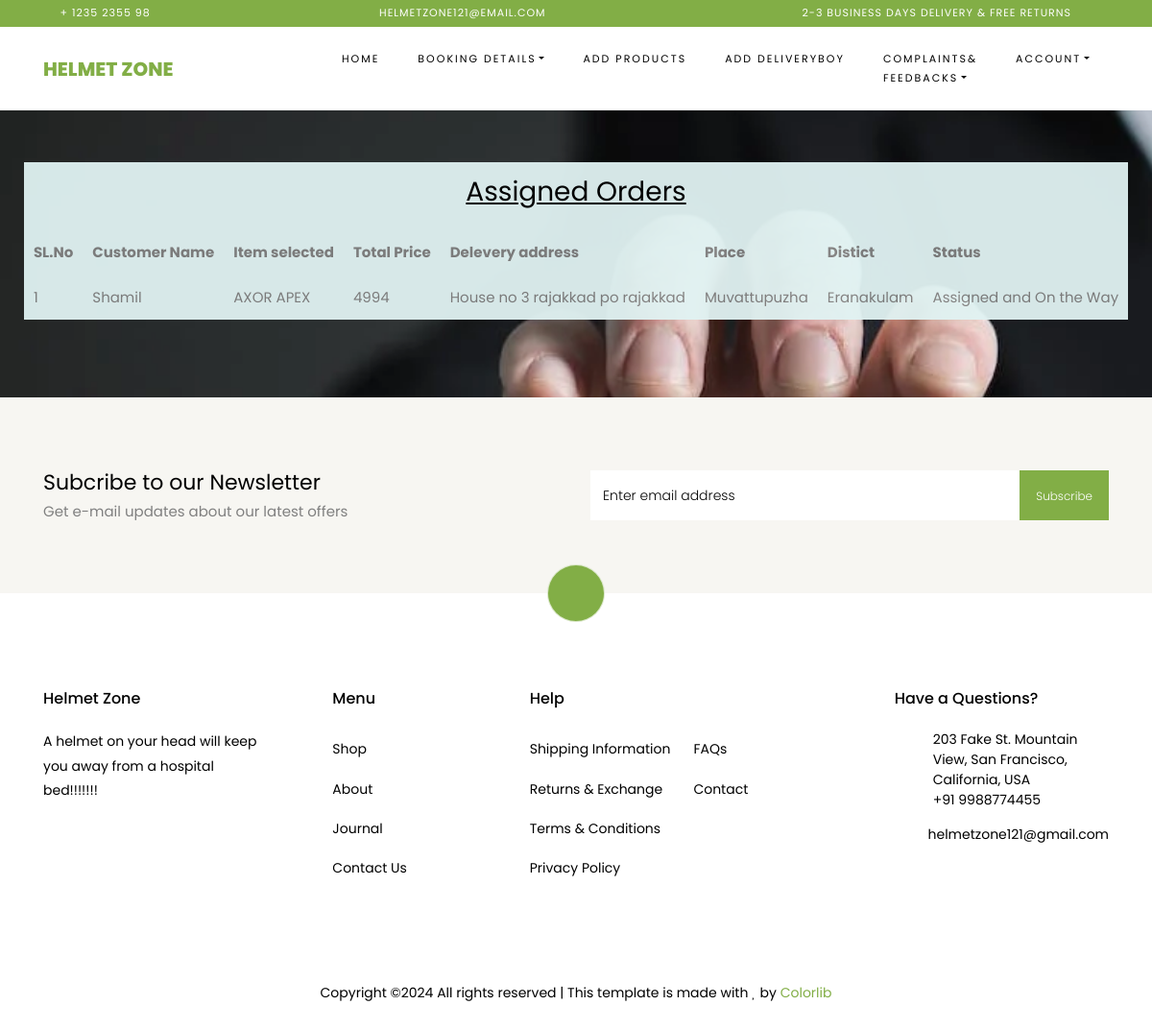
The app's page /seller/assignededlist/ (signed in) with its own data.
### User/models.py (models this page shows)
class Cart(models.Model):
    booking=models.ForeignKey(Booking,on_delete=models.CASCADE)
    product=models.ForeignKey("Seller.productt",on_delete=models.CASCADE)
    booking_quantity=models.IntegerField(default=1)

class Booking(models.Model):
    user=models.ForeignKey(newuser,on_delete=models.CASCADE)
    booking_status=models.IntegerField(default=0)
    booking_date=models.DateField(auto_now_add=True)

### Guest/models.py (models this page shows)
class newuser(models.Model):
    name=models.CharField(max_length=50)
    contact=models.CharField(max_length=50)
    email=models.EmailField(unique=True,null=True)
    address=models.CharField(max_length=50)
    place=models.ForeignKey(Place,on_delete=models.CASCADE)
    gender=models.CharField(max_length=50)
    photo=models.FileField(upload_to='UserDocs/')
    password=models.CharField(max_length=50,unique=True)

### Seller/models.py (models this page shows)
class productt(models.Model):
    name=models.CharField(max_length=50)
    rate=models.CharField(max_length=50)
    details=models.EmailField(max_length=100)
    model=models.ForeignKey(helmetModels,on_delete=models.CASCADE)
    photo=models.FileField(upload_to='productDocs/')
    seller=models.ForeignKey(Seller,on_delete=models.SET_NULL,null=True)

### Admin/models.py (models this page shows)
class Place(models.Model):
    place_name=models.CharField(max_length=50)
    district=models.ForeignKey(District,on_delete=models.CASCADE)
    def __str__(self):
        return self.place_name

class District(models.Model):
    district_name=models.CharField(max_length=50)
    def __str__(self):
        return self.district_name

### Seller/views.py (the view)
# urls.py: path('assignededlist/',views.AsignedList,name="assigendlist"),
def AsignedList(request):
    if 'sid' in request.session:
        sell=Seller.objects.get(id=request.session["sid"])
        pdt=Cart.objects.filter(product__seller=sell,booking__booking_status__gte=5)
        return render(request,"Seller/AssignedList.html",{'Pdt':pdt})
    else:
        return redirect("Guest:login")

### Seller/Templates/Seller/AssignedList.html (shortened to what this page needs)
{% extends 'Seller/Head.html' %}
{% load static %}
{% block content %}
<!DOCTYPE html>
<html lang="en">
<head>
</head>
<div class="pcoded-inner-content">
<body>
    <br><br>
    <table border="0" align="center" cellpadding="10" class="clrfrm">
        <tr><td colspan="8" align="center"><h3><u>Assigned Orders</u></h3></td></tr>
        <tr>
            <th>SL.No</th>
            <th>Customer Name</th>
            <th>Item selected</th>
            <th>Total Price</th>
            <th>Delevery address</th>
            <th>Place</th>
            <th>Distict</th>
            <th>Status</th>
        </tr>
        {% for i in Pdt %}
            <tr>
                <td>{{forloop.counter}}</td>
                <td>{{i.booking.user.name}}</td>
                <td>{{i.product.name}}</td>
                <td>{{i.product.rate}}</td>
                <td>{{i.booking.user.address}}</td>
                <td>{{i.booking.user.place}}</td>
                <td>{{i.booking.user.place.district}}</td>
                {%  if i.booking.booking_status == 6 %}
                <td>Completed</td>
                {% else %}
                <td>Assigned and On the Way</td>
                {% endif %}
            </tr>
            {% endfor %}
    </table>
    <br><br><br>
</div>
</body>
</html>
{% endblock content %}

### Seller/Templates/Seller/AssignedList.html (style rules this page uses)
.pcoded-inner-content { background-image: url(../../../Guest/static/main/images/ccc.webp); background-repeat: no-repeat; background-attachment: fixed; background-size:cover; }
.clrfrm { background-color: rgb(225, 243, 243); opacity:95%; }

### records on screen
Cart: booking.user.name "Shamil", product.name "AXOR APEX", product.rate "4994", booking.user.address "House no 3 rajakkad po rajakkad", booking.user.place "Muvattupuzha", booking.user.place.district "Eranakulam", shows "Assigned and On the Way"
